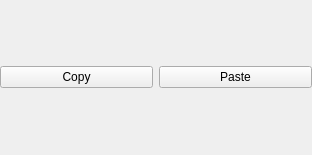
<?xml version="1.0" encoding="UTF-8"?>
<ui version="4.0">
 <class>Position</class>
 <widget class="QWidget" name="Position">
  <property name="geometry">
   <rect>
    <x>0</x>
    <y>0</y>
    <width>312</width>
    <height>155</height>
   </rect>
  </property>
  <property name="windowTitle">
   <string>Form</string>
  </property>
  <layout class="QVBoxLayout" name="verticalLayout">
   <property name="leftMargin">
    <number>0</number>
   </property>
   <property name="topMargin">
    <number>0</number>
   </property>
   <property name="rightMargin">
    <number>0</number>
   </property>
   <property name="bottomMargin">
    <number>0</number>
   </property>
   <item>
    <layout class="QVBoxLayout" name="positionLayout"/>
   </item>
   <item>
    <layout class="QHBoxLayout" name="altLayout"/>
   </item>
   <item>
    <layout class="QHBoxLayout" name="buttonLayout">
     <property name="spacing">
      <number>6</number>
     </property>
     <property name="leftMargin">
      <number>0</number>
     </property>
     <property name="topMargin">
      <number>0</number>
     </property>
     <property name="rightMargin">
      <number>0</number>
     </property>
     <property name="bottomMargin">
      <number>0</number>
     </property>
     <item>
      <widget class="QPushButton" name="copyButton">
       <property name="toolTip">
        <string>Copy position data to clipboard</string>
       </property>
       <property name="text">
        <string>Copy</string>
       </property>
      </widget>
     </item>
     <item>
      <widget class="QPushButton" name="pasteButton">
       <property name="toolTip">
        <string>Paste position data from clipboard</string>
       </property>
       <property name="text">
        <string>Paste</string>
       </property>
      </widget>
     </item>
    </layout>
   </item>
  </layout>
 </widget>
 <resources>
  <include location="../../../../wizard/ui/resources/wizard.qrc"/>
 </resources>
 <connections/>
</ui>
